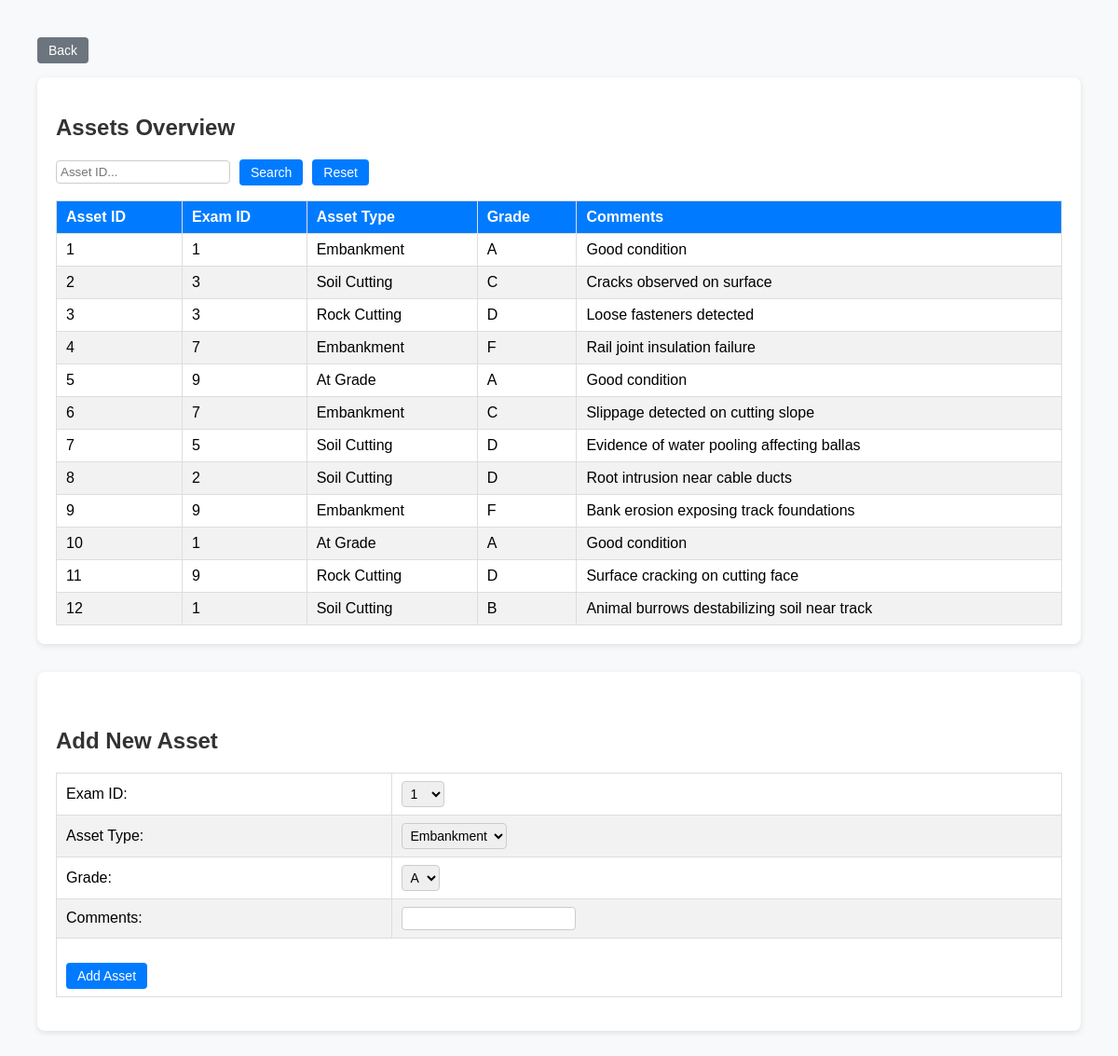
The page /asset_data (signed in) on the database its author committed.
### tables this page shows
CREATE TABLE assets (
    asset_id INTEGER PRIMARY KEY AUTOINCREMENT,
    exam_id INTEGER NOT NULL,
    type TEXT,
    grade TEXT,
    comments TEXT,
    photo BLOB,
    FOREIGN KEY (exam_id) REFERENCES exams(exam_id) ON DELETE CASCADE
);

### app.py (the view)
@app.route('/asset_data')
def asset_data():
    if 'user_id' not in session:
        return redirect(url_for('login'))
    search_query = request.args.get('search', '').strip()
    conn = get_db_connection()
    exams = conn.execute('SELECT exam_id FROM exams').fetchall()
    if search_query:
        query = "SELECT * FROM assets WHERE asset_id LIKE ?"
        assets = conn.execute(query, ('%' + search_query + '%',)).fetchall()
    else:
        assets = conn.execute('SELECT * FROM assets').fetchall()
    conn.close()
    is_admin = admin_status()
    return render_template(
        'asset_data.html',
        exams=exams,
        assets=assets,
        is_admin=is_admin,
        search_query=search_query
    )

### app.py (called while the page is built)
def get_db_connection():
    conn = sqlite3.connect('database/RailAssetManagement.db')
    conn.execute('PRAGMA foreign_keys = ON')
    conn.row_factory = sqlite3.Row
    return conn

def admin_status():
    conn = get_db_connection()
    admin_result = conn.execute('SELECT admin FROM users WHERE user_id = ?',
                               (session['user_id'],)).fetchone()
    conn.close()
    return admin_result and admin_result['admin'] == 1

### templates/asset_data.html (shortened to what this page needs)
<html>
<head>
</head>
<body>
    <a href="/back"><button type="button" class="back-btn">Back</button></a>
    <div class="container">
        <h2>Assets Overview</h2>
        <form method="GET" action="/asset_data" style="margin-bottom: 15px; display:flex; gap:10px; align-items:center;">
            <input type="text" name="search"
                   placeholder="Asset ID..."
                   value="{{ search_query }}">
            <button type="submit">Search</button>
            <a href="/asset_data">
                <button type="button">Reset</button>
            </a>
        </form>
        {% if assets %}
            <table>
                <thead>
                    <tr>
                        <th>Asset ID</th>
                        <th>Exam ID</th>
                        <th>Asset Type</th>
                        <th>Grade</th>
                        <th>Comments</th>
                    </tr>
                </thead>
                <tbody>
                    {% for asset in assets %}
                        <tr>
                            <td>{{ asset['asset_id'] }}</td>
                            <td>
                                {% if is_admin %}
                                    <select name="exam_id_{{ asset['asset_id'] }}" form="update-form" class="track-change">
                                        {% for exam in exams %}
                                            <option value="{{ exam['exam_id'] }}" {% if exam['exam_id'] == asset['exam_id'] %}selected{% endif %}>
                                                {{ exam['exam_id'] }}
                                            </option>
                                        {% endfor %}
                                    </select>
                                {% else %}
                                    {{ asset['exam_id'] }}
                                {% endif %}
                            </td>
                            <td>
                                {% if is_admin %}
                                    <select name="type_{{ asset['asset_id'] }}" form="update-form" class="track-change" required>
                                        {% for t in ['Embankment', 'Soil Cutting', 'Rock Cutting', 'At Grade'] %}
                                            <option value="{{ t }}" {% if asset['type'] == t %}selected{% endif %}>{{ t }}</option>
                                        {% endfor %}
                                    </select>
                                {% else %}
                                    {{ asset['type'] }}
                                {% endif %}
                            </td>
                            <td>
                                {% if is_admin %}
                                    <select name="grade_{{ asset['asset_id'] }}" form="update-form" class="track-change" required>
                                        {% for g in ['A', 'B', 'C', 'D', 'E', 'F'] %}
                                            <option value="{{ g }}" {% if asset['grade'] == g %}selected{% endif %}>{{ g }}</option>
                                        {% endfor %}
                                    </select>
                                {% else %}
                                    {{ asset['grade'] }}
                                {% endif %}
                            </td>
                            <td>
                                {% if is_admin %}
                                    <input type="text" name="comments_{{ asset['asset_id'] }}" form="update-form" class="track-change" value="{{ asset['comments'] }}">
                                {% else %}
                                    {{ asset['comments'] }}
                                {% endif %}
                            </td>
                        </tr>
                    {% endfor %}
                </tbody>
            </table>
        {% else %}
            <p>No assets available.</p>
        {% endif %}
    </div>
    <div class="container add-section">
        <h2>Add New Asset</h2>
        <form action="{{ url_for('add_asset') }}" method="POST">
            <table cellpadding="4">
                <tr>
                    <td><label for="exam_id">Exam ID:</label></td>
                    <td>
                        <select name="exam_id" required>
                            {% for exam in exams %}
                                <option value="{{ exam['exam_id'] }}">{{ exam['exam_id'] }}</option>
                            {% endfor %}
                        </select>
                    </td>
                </tr>
                <tr>
                    <td><label for="type">Asset Type:</label></td>
                    <td>
                        <select name="type" required>
                            <option value="Embankment">Embankment</option>
                        </select>
                    </td>
                </tr>
                <tr>
                    <td><label for="grade">Grade:</label></td>
                    <td>
                        <select name="grade" required>
                            <option value="A">A</option>
                        </select>
                    </td>
                </tr>
                <tr>
                    <td><label for="comments">Comments:</label></td>
                    <td><input type="text" name="comments" required></td>
                </tr>
                <tr>
                    <td colspan="2" style="text-align: left;">
                        <br>
                        <button type="submit">Add Asset</button>
                    </td>
                </tr>
            </table>
        </form>
    </div>
</body>
</html>

### templates/asset_data.html (style rules this page uses)
body { font-family: Arial, sans-serif; margin: 40px; background-color: #f8f9fa; }
h2 { color: #333; }
.container { background: #fff; border-radius: 8px; padding: 20px; box-shadow: 0 2px 6px rgba(0,0,0,0.1); margin-bottom: 30px; }
table { width: 100%; border-collapse: collapse; margin-top: 15px; }
th, td { border: 1px solid #ddd; padding: 8px 10px; text-align: left; }
th { background-color: #007bff; color: white; }
tr:nth-child(even) { background-color: #f2f2f2; }
button, input[type="submit"], select { font-size: 14px; }
button { background-color: #007bff; border: none; color: white; padding: 6px 12px; border-radius: 4px; cursor: pointer; }
.back-btn { background-color: #6c757d; margin-bottom: 15px; }
.add-section h2 { margin-top: 40px; }
select, input[type="text"], input[type="date"] { border: 1px solid #ccc; border-radius: 4px; padding: 4px; }

### rows shown on the page
assets: asset_id "1", exam_id "1", type "Embankment", grade "A", comments "Good condition"
assets: asset_id "2", exam_id "3", type "Soil Cutting", grade "C", comments "Cracks observed on surface"
assets: asset_id "3", exam_id "3", type "Rock Cutting", grade "D", comments "Loose fasteners detected"
assets: asset_id "4", exam_id "7", type "Embankment", grade "F", comments "Rail joint insulation failure"
assets: asset_id "5", exam_id "9", type "At Grade", grade "A", comments "Good condition"
assets: asset_id "6", exam_id "7", type "Embankment", grade "C", comments "Slippage detected on cutting slope"
assets: asset_id "7", exam_id "5", type "Soil Cutting", grade "D", comments "Evidence of water pooling affecting ballas"
assets: asset_id "8", exam_id "2", type "Soil Cutting", grade "D", comments "Root intrusion near cable ducts"
assets: asset_id "9", exam_id "9", type "Embankment", grade "F", comments "Bank erosion exposing track foundations"
assets: asset_id "10", exam_id "1", type "At Grade", grade "A", comments "Good condition"
assets: asset_id "11", exam_id "9", type "Rock Cutting", grade "D", comments "Surface cracking on cutting face"
assets: asset_id "12", exam_id "1", type "Soil Cutting", grade "B", comments "Animal burrows destabilizing soil near track"

### other values the page prints
form field exam_id "1"
